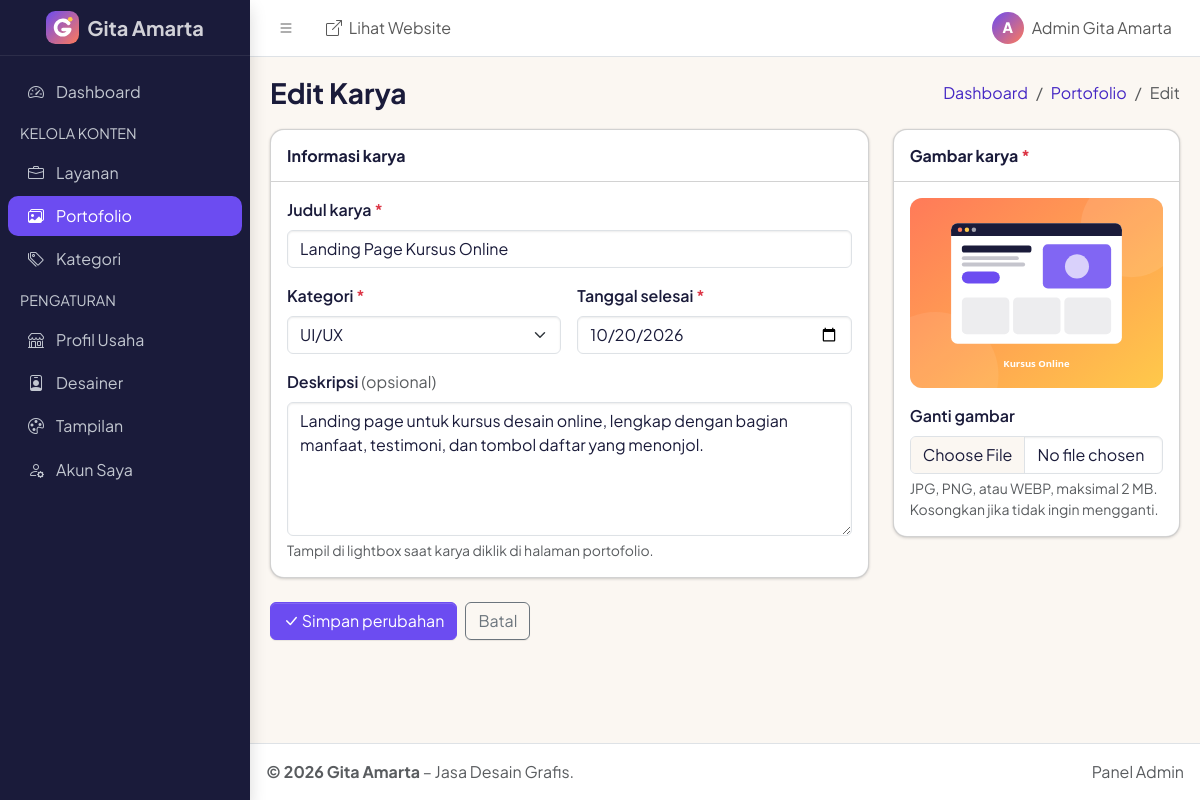
The page /admin/portofolio-form.php?id=12 (signed in) on the database its author committed.
### tables this page shows
CREATE TABLE profil_usaha (
  id_profil   INT UNSIGNED NOT NULL AUTO_INCREMENT,
  nama_usaha  VARCHAR(100) NOT NULL,
  deskripsi   TEXT         NULL,
  no_whatsapp VARCHAR(20)  NOT NULL COMMENT 'Format internasional tanpa +, contoh 6281234567890',
  email       VARCHAR(100) NULL,
  instagram   VARCHAR(100) NULL COMMENT 'Username tanpa @',
  alamat      TEXT         NULL,
  PRIMARY KEY (id_profil)
);

CREATE TABLE portofolio (
  id_portofolio INT UNSIGNED NOT NULL AUTO_INCREMENT,
  id_kategori   INT UNSIGNED NOT NULL,
  judul         VARCHAR(100) NOT NULL,
  deskripsi     TEXT         NULL,
  gambar        VARCHAR(255) NULL,
  tanggal       DATE         NOT NULL,
  PRIMARY KEY (id_portofolio),
  KEY idx_portofolio_kategori (id_kategori),
  CONSTRAINT fk_portofolio_kategori
    FOREIGN KEY (id_kategori) REFERENCES kategori (id_kategori)
    ON UPDATE CASCADE ON DELETE RESTRICT
);

CREATE TABLE kategori (
  id_kategori   INT UNSIGNED NOT NULL AUTO_INCREMENT,
  nama_kategori VARCHAR(50)  NOT NULL,
  deskripsi     TEXT         NULL,
  PRIMARY KEY (id_kategori)
);

### admin/portofolio-form.php (the view, shortened to what the rows shown need)
<?php
require_once __DIR__ . '/includes/auth.php';
$admin = wajibLogin();
$idPortofolio = ambilIdDariUrl('id');
$lama         = $idPortofolio !== null ? getPortofolioById($idPortofolio) : null;
$modeEdit     = $lama !== null;
$kategoriList = getSemuaKategori();
$error        = [];
$data = $lama ?? [
    'id_kategori' => null,
    'judul'       => '',
    'deskripsi'   => '',
    'gambar'      => null,
    'tanggal'     => date('Y-m-d'),
];
$judulHalaman = $modeEdit ? 'Edit Karya' : 'Tambah Karya';
require __DIR__ . '/includes/atas.php';
?>
<form action="portofolio-form.php<?= $modeEdit ? '?id=' . e($idPortofolio) : '' ?>" method="post" enctype="multipart/form-data">
    <div class="row g-4">
        <div class="col-lg-8">
            <div class="card">
                <div class="card-header"><h2 class="card-title fs-6 fw-bold mb-0">Informasi karya</h2></div>
                <div class="card-body">
                    <div class="mb-3">
                        <label for="judul" class="form-label fw-semibold">Judul karya <span class="text-danger">*</span></label>
                        <input type="text" id="judul" name="judul" maxlength="100" required
                               class="form-control<?= kelasError($error, 'judul') ?>" value="<?= e($data['judul']) ?>">
                    </div>
                    <div class="row g-3 mb-3">
                        <div class="col-sm-6">
                            <label for="id_kategori" class="form-label fw-semibold">Kategori <span class="text-danger">*</span></label>
                            <select id="id_kategori" name="id_kategori" required class="form-select<?= kelasError($error, 'id_kategori') ?>">
                                <?php foreach ($kategoriList as $kategori): ?>
                                    <option value="<?= e($kategori['id_kategori']) ?>"<?= (int) $data['id_kategori'] === (int) $kategori['id_kategori'] ? ' selected' : '' ?>>
                                        <?= e($kategori['nama_kategori']) ?>
                                    </option>
                                <?php endforeach; ?>
                            </select>
                        </div>
                        <div class="col-sm-6">
                            <label for="tanggal" class="form-label fw-semibold">Tanggal selesai <span class="text-danger">*</span></label>
                            <input type="date" id="tanggal" name="tanggal" required max="<?= e(date('Y-m-d')) ?>"
                                   class="form-control<?= kelasError($error, 'tanggal') ?>" value="<?= e($data['tanggal']) ?>">
                        </div>
                    </div>
                    <div>
                        <label for="deskripsi" class="form-label fw-semibold">Deskripsi <span class="text-body-secondary fw-normal">(opsional)</span></label>
                        <textarea id="deskripsi" name="deskripsi" rows="5"
                                  class="form-control<?= kelasError($error, 'deskripsi') ?>"><?= e($data['deskripsi']) ?></textarea>
                        <div class="form-text">Tampil di lightbox saat karya diklik di halaman portofolio.</div>
                    </div>
                </div>
            </div>
        </div>
        <div class="col-lg-4">
            <div class="card">
                <div class="card-header"><h2 class="card-title fs-6 fw-bold mb-0">Gambar karya <span class="text-danger">*</span></h2></div>
                <div class="card-body">
                    <img src="<?= e(urlGambarAdmin($data['gambar'])) ?>" alt="Pratinjau gambar karya" class="img-preview gambar-utuh mb-3"
                         data-preview-untuk="gambar" width="800" height="600">
                    <label for="gambar" class="form-label fw-semibold"><?= $modeEdit ? 'Ganti gambar' : 'Pilih gambar' ?></label>
                    <input type="file" id="gambar" name="gambar" accept="image/jpeg,image/png,image/webp"
                           class="form-control<?= kelasError($error, 'gambar') ?>"<?= $modeEdit ? '' : ' required' ?>>
                    <div class="form-text">JPG, PNG, atau WEBP, maksimal <?= UKURAN_MAKS_MB ?> MB.<?= $modeEdit ? ' Kosongkan jika tidak ingin mengganti.' : '' ?></div>
                </div>
            </div>
        </div>
    </div>
</form>
<?php require __DIR__ . '/includes/bawah.php'; ?>

### admin/includes/atas.php (shortened to what the rows shown need)
<?php
$profilUsaha = getProfilUsaha();
?>
<!doctype html>
<html lang="id" data-bs-theme="light" data-lte-color-mode="off">
<head>
    <link rel="icon" href="<?= e('../' . urlLogo()) ?>">
    <link rel="stylesheet" href="https://cdn.jsdelivr.net/npm/bootstrap-icons@1.13.1/font/bootstrap-icons.min.css">
    <link rel="stylesheet" href="<?= e(urlAset('assets/adminlte/adminlte.min.css', __DIR__ . '/..')) ?>">
    <link rel="stylesheet" href="<?= e(urlAset('assets/admin.css', __DIR__ . '/..')) ?>">
</head>
<body class="layout-fixed sidebar-expand-lg bg-body-tertiary">
<div class="app-wrapper">
    <nav class="app-header navbar navbar-expand bg-body">
        <div class="container-fluid">
            <ul class="navbar-nav ms-auto">
                <li class="nav-item dropdown user-menu">
                    <a href="#" class="nav-link dropdown-toggle d-flex align-items-center gap-2" data-bs-toggle="dropdown" aria-expanded="false">
                        <span class="avatar-inisial" aria-hidden="true"><?= e(mb_strtoupper(mb_substr($admin['nama'], 0, 1))) ?></span>
                        <span class="d-none d-md-inline"><?= e($admin['nama']) ?></span>
                    </a>
                </li>
            </ul>
        </div>
    </nav>
    <aside class="app-sidebar shadow" data-bs-theme="dark">
        <div class="sidebar-brand">
            <a href="index.php" class="brand-link">
                <img src="<?= e('../' . urlLogo()) ?>" alt="" class="brand-image" width="33" height="33">
                <span class="brand-text fw-bold"><?= e($profilUsaha['nama_usaha']) ?></span>
            </a>
        </div>
    </aside>
    <main class="app-main" id="konten">
        <div class="app-content-header">
            <div class="container-fluid">
                <div class="row align-items-center g-2">
                    <div class="col-sm-6">
                        <h1 class="mb-0 fs-3 fw-bold"><?= e($judulHalaman) ?></h1>
                    </div>
                </div>
            </div>
        </div>
        <div class="app-content">
            <div class="container-fluid">

### admin/includes/bawah.php (shortened to what the rows shown need)
            </div>
        </div>
    </main>
    <footer class="app-footer">
        <div class="float-end d-none d-sm-inline">Panel Admin</div>
        <strong>&copy; <?= date('Y') ?> <?= e($profilUsaha['nama_usaha']) ?></strong> – Jasa Desain Grafis.
    </footer>
</div>
</body>
</html>

### rows shown on the page
profil_usaha: nama_usaha "Gita Amarta"
portofolio: judul "Landing Page Kursus Online", id_kategori "UI/UX", tanggal "10/20/2026", deskripsi "Landing page untuk kursus desain online, lengkap dengan bagian manfaat, testimoni, dan tombol daftar yang menonjol.", gambar (picture)

### other values the page prints
mb_strtoupper(mb_substr($admin['nama'], 0, 1)) "A"
$admin['nama'] "Admin Gita Amarta"
$item['label'] "Dashboard"
mb_strtoupper($item['judul']) "KELOLA KONTEN"
$item['label'] "Layanan"
$item['label'] "Portofolio"
$item['label'] "Kategori"
mb_strtoupper($item['judul']) "PENGATURAN"
$item['label'] "Profil Usaha"
$item['label'] "Desainer"
$item['label'] "Tampilan"
$item['label'] "Akun Saya"
$judulHalaman "Edit Karya"
$langkah['label'] "Portofolio"
$langkah['label'] "Edit"
